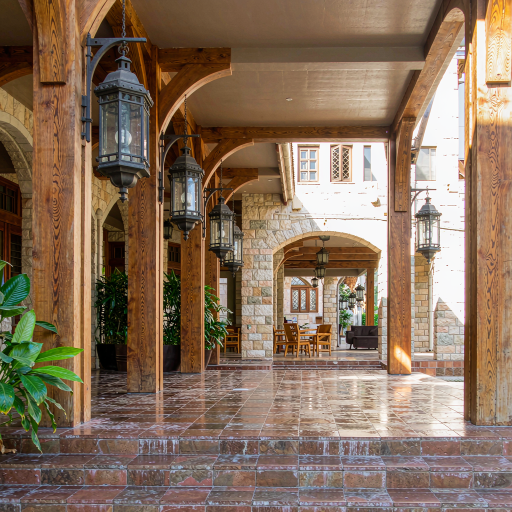
//> input picture 底层算法演示/特征检测/assets/building.png, 1024 x 1024 px (shown at 1/2 size)
$ ./feature_detection -i=../assets/building.png   (built with g++ and OpenCV 4)
//> lines starting //> are read from the running program, lines starting //| are printed output that depends on the picture
/**
 * @file    feature_detection.cpp
 * @brief   特征检测演示：多种检测器的关键点数量分布与小角度旋转下的重复率。
 * @details 流程：创建不同检测器 -> 检测关键点 -> 对比数量分布 -> 评估重复性。
 * @note    依赖：OpenCV 4.x（core / features2d / imgproc / imgcodecs / highgui）
 *          重复率的定义：把图像旋转 θ 后重新检测，把所有点映射回原坐标系，
 *          若距离原关键点 3 像素内存在对应点即视为重复。这个指标直接反映检测器的旋转不变性。
 */

#include <algorithm>
#include <cmath>
#include <cstdio>
#include <iomanip>
#include <iostream>
#include <string>
#include <vector>

#include <opencv2/opencv.hpp>
#include <opencv2/core/utils/filesystem.hpp>

namespace {

const int kPanelWidth = 480;
const int kPanelHeight = 360;
const int kTitleHeight = 30;

/** @brief 在若干候选位置中查找素材，便于从不同工作目录运行。 */
std::string locateAsset(const std::string& fileName)
{
    const std::vector<std::string> candidates = {
        "../../assets/" + fileName, "../assets/" + fileName, "assets/" + fileName};
    for (const auto& path : candidates) {
        if (cv::utils::fs::exists(path)) {
            return path;
        }
    }
    return candidates.front();
}

/** @brief 由素材路径推导输出目录：<demo>/assets/x.png -> <demo>/output。 */
std::string outputDirFor(const std::string& inputPath)
{
    std::string dir = inputPath;
    const size_t slash = dir.find_last_of("/\\");
    dir = (slash == std::string::npos) ? "." : dir.substr(0, slash);
    const size_t slash2 = dir.find_last_of("/\\");
    const std::string leaf = (slash2 == std::string::npos) ? dir : dir.substr(slash2 + 1);
    if (leaf == "assets") {
        dir = (slash2 == std::string::npos) ? "." : dir.substr(0, slash2);
    }
    return dir + "/output";
}

/** @brief 等比缩放并居中留白到固定面板。 */
cv::Mat fitPanel(const cv::Mat& image, const std::string& title)
{
    cv::Mat bgr;
    if (image.channels() == 1) {
        cv::cvtColor(image, bgr, cv::COLOR_GRAY2BGR);
    } else {
        bgr = image;
    }
    const double scale =
        std::min(kPanelWidth / static_cast<double>(bgr.cols),
                 kPanelHeight / static_cast<double>(bgr.rows));
    cv::Mat scaled;
    cv::resize(bgr, scaled, cv::Size(), scale, scale, cv::INTER_AREA);
    cv::Mat panel(kPanelHeight + kTitleHeight, kPanelWidth, CV_8UC3, cv::Scalar(255, 255, 255));
    const int x = (kPanelWidth - scaled.cols) / 2;
    const int y = kTitleHeight + (kPanelHeight - scaled.rows) / 2;
    scaled.copyTo(panel(cv::Rect(x, y, scaled.cols, scaled.rows)));
    cv::putText(panel, title, cv::Point(8, 21), cv::FONT_HERSHEY_SIMPLEX, 0.5,
                cv::Scalar(0, 0, 0), 1, cv::LINE_AA);
    return panel;
}

/** @brief 按列数拼接等尺寸面板。 */
cv::Mat montage(const std::vector<cv::Mat>& panels, int cols)
{
    const int rows = static_cast<int>((panels.size() + cols - 1) / cols);
    cv::Mat canvas(rows * panels[0].rows, cols * panels[0].cols, CV_8UC3, cv::Scalar(255, 255, 255));
    for (size_t i = 0; i < panels.size(); ++i) {
        const int r = static_cast<int>(i) / cols;
        const int c = static_cast<int>(i) % cols;
        panels[i].copyTo(canvas(cv::Rect(c * panels[i].cols, r * panels[i].rows,
                                         panels[i].cols, panels[i].rows)));
    }
    return canvas;
}

/**
 * @brief  计算旋转后的重复率。
 * @param  detector  检测器。
 * @param  gray      灰度图。
 * @param  angleDeg  旋转角度（度）。
 * @param  tolerance 判定为重复的距离阈值（像素）。
 * @param  baseCount 输出：原图关键点数。
 * @return 重复率（0~1）。
 * @note   旋转后需要把新关键点用逆变换映射回原坐标系，再和原关键点比对。
 */
double repeatability(const cv::Ptr<cv::Feature2D>& detector, const cv::Mat& gray,
                     double angleDeg, double tolerance, int& baseCount)
{
    std::vector<cv::KeyPoint> basePoints;
    detector->detect(gray, basePoints);
    baseCount = static_cast<int>(basePoints.size());

    const cv::Point2f center(gray.cols / 2.0f, gray.rows / 2.0f);
    const cv::Mat rotation = cv::getRotationMatrix2D(center, angleDeg, 1.0);
    cv::Mat rotated;
    cv::warpAffine(gray, rotated, rotation, gray.size(), cv::INTER_LINEAR,
                   cv::BORDER_REPLICATE);

    std::vector<cv::KeyPoint> rotatedPoints;
    detector->detect(rotated, rotatedPoints);
    if (basePoints.empty() || rotatedPoints.empty()) {
        return 0.0;
    }

    cv::Mat inverse;
    cv::invertAffineTransform(rotation, inverse);
    std::vector<cv::Point2f> rotatedCoordinates;
    rotatedCoordinates.reserve(rotatedPoints.size());
    for (const auto& kp : rotatedPoints) {
        rotatedCoordinates.push_back(kp.pt);
    }
    std::vector<cv::Point2f> mapped;
    cv::transform(rotatedCoordinates, mapped, inverse);

    int matched = 0;
    for (const auto& kp : basePoints) {
        for (const auto& pt : mapped) {
            if (cv::norm(kp.pt - pt) <= tolerance) {
                ++matched;
                break;
            }
        }
    }
    return static_cast<double>(matched) / static_cast<double>(basePoints.size());
}

}  // namespace

/**
 * @brief  主流程：四种检测器的数量对比与旋转重复率评估。
 * @param  argc 参数个数。
 * @param  argv 参数列表。
 * @return 0 表示成功，非 0 表示失败。
 */
int main(int argc, char** argv)
{
    const cv::String keys =
        "{help h usage ? |      | 打印帮助信息 }"
        "{i input        |      | 输入图像路径，缺省读取 assets/building.png }"
        "{o output       |      | 输出图像路径，缺省写入 <目录>/output/feature_detection.png }"
        "{n maxFeatures  | 800  | 各检测器的特征点上限 }"
        "{a angle        | 5    | 重复性评估的旋转角度(度) }"
        "{t tolerance    | 3.0  | 重复判定距离阈值(像素) }"
        "{d display      | 0    | 是否弹窗显示 (1=显示, 0=不显示) }";

    cv::CommandLineParser parser(argc, argv, keys);
    parser.about("特征检测演示: 多检测器数量分布与旋转重复率\n参数请使用 --key=value 形式");
    if (parser.has("help")) {
        parser.printMessage();
        return 0;
    }
    if (!parser.check()) {
        parser.printErrors();
        parser.printMessage();
        return -1;
    }

    std::string inputPath = parser.get<std::string>("input");
    if (inputPath.empty()) {
        inputPath = locateAsset("building.png");
    }
    const cv::Mat src = cv::imread(inputPath, cv::IMREAD_COLOR);
//> src is the input picture: 1024 rows x 1024 cols, CV_8UC3; mean B, G, R 91.9, 112.2, 135.3
    if (src.empty()) {
        std::cerr << "无法读取图像: " << inputPath << std::endl;
        return -1;
    }
    cv::Mat gray;
    cv::cvtColor(src, gray, cv::COLOR_BGR2GRAY);
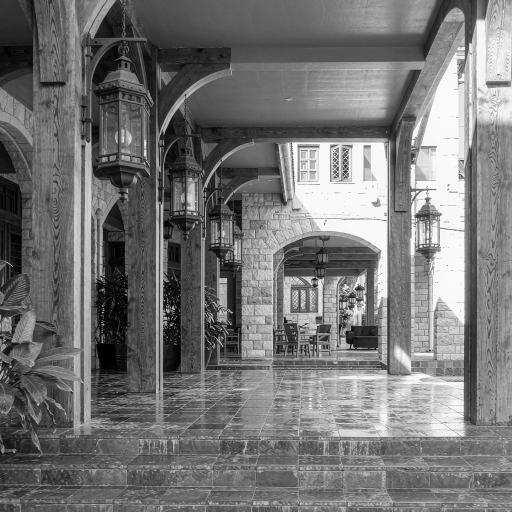
//> gray: 1024 rows x 1024 cols, CV_8UC1 (shown at 1/2 size); min 0, max 255, mean 116.8

    // 步骤 1：创建不同检测器。
    const int maxFeatures = std::max(50, parser.get<int>("maxFeatures"));
    std::vector<std::pair<std::string, cv::Ptr<cv::Feature2D>>> detectors;
    detectors.emplace_back("ORB", cv::ORB::create(maxFeatures));
    detectors.emplace_back("SIFT", cv::SIFT::create(maxFeatures));
    detectors.emplace_back("AKAZE", cv::AKAZE::create());
    detectors.emplace_back("BRISK", cv::BRISK::create());

    std::vector<cv::Mat> panels = {fitPanel(gray, "gray input")};
//> in fitPanel, `cv::putText(panel, title, cv::Point(8, 21), cv::FONT_HERSHEY_SIMPLEX, ..`:
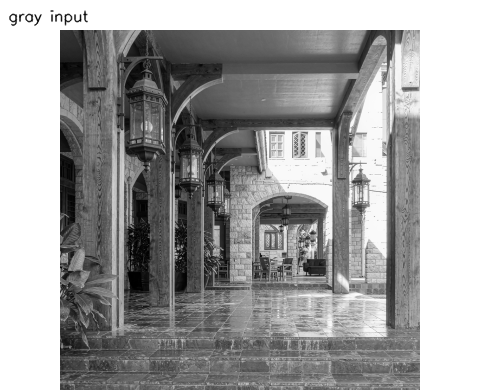
//> panel: 390 rows x 480 cols, CV_8UC3; min 0, max 255, mean 159
    cv::RNG rng(20261119);
    std::cout << "输入: " << inputPath << ", 旋转 " << parser.get<double>("angle") << " 度\n";
    std::cout << std::left << std::setw(8) << "detector" << std::setw(12) << "keypoints"
              << "repeatability\n";

    for (const auto& entry : detectors) {
        // 步骤 2：检测关键点。
        std::vector<cv::KeyPoint> keypoints;
        entry.second->detect(gray, keypoints);

        // 步骤 3~4：对比数量并评估重复性。
        int baseCount = 0;
        const double rate = repeatability(entry.second, gray, parser.get<double>("angle"),
                                          parser.get<double>("tolerance"), baseCount);
        std::cout << std::left << std::setw(8) << entry.first << std::setw(12) << keypoints.size()
                  << std::fixed << std::setprecision(2) << rate * 100.0 << "%\n";

        cv::Mat view;
        cv::drawKeypoints(src, keypoints, view,
                          cv::Scalar(rng.uniform(60, 255), rng.uniform(60, 255), rng.uniform(60, 255)),
                          cv::DrawMatchesFlags::DRAW_RICH_KEYPOINTS);
        char title[96];
        std::snprintf(title, sizeof(title), "%s: %zu pts, rep %.1f%%", entry.first.c_str(),
                      keypoints.size(), rate * 100.0);
        panels.push_back(fitPanel(view, title));
    }
//> this loop made 4 passes
//> (baseCount in repeatability, baseCount, rate, title) on passes 2 to 4: (800, 800, 0.72, "SIFT: 800 pts, rep 72.0%"), (3963, 3963, 0.937, "AKAZE: 3963 pts, rep 93.7%"), (13381, 13381, 0.82, "BRISK: 13381 pts, rep 82.0%")
//> (baseCount in repeatability, inverse in repeatability, baseCount, rate, title) on pass 1: (800, [[0.996, -0.0872, 46.57], [0.0872, 0.996, -42.68]], 800, 0.899, "ORB: 800 pts, rep 89.9%")
//| ORB     800         89.88%
//| SIFT    800         72.00%
//| AKAZE   3963        93.69%
//| BRISK   13381       82.00%
//> pass 1, in repeatability, `cv::warpAffine(gray, rotated, rotation, gray.size(), cv::INTER_LINEAR,..`:
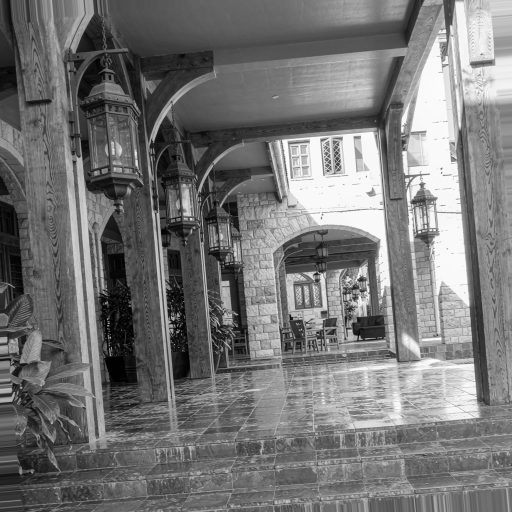
//> rotated: 1024 rows x 1024 cols, CV_8UC1 (shown at 1/2 size); min 0, max 255, mean 117.3
//> pass 1, `cv::drawKeypoints(src, keypoints, view, cv::Scalar(rng.uniform(60, 255..`:
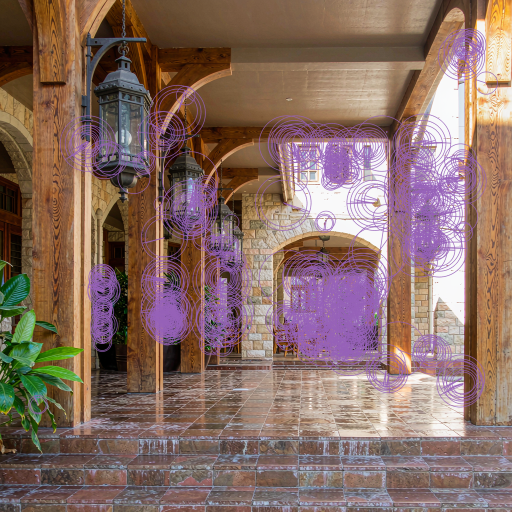
//> view: 1024 rows x 1024 cols, CV_8UC3 (shown at 1/2 size); mean B, G, R 100.8, 108.7, 135.8
//> pass 1, in fitPanel (call 2), `cv::resize(bgr, scaled, cv::Size(), scale, scale, cv::INTER_AREA);`:
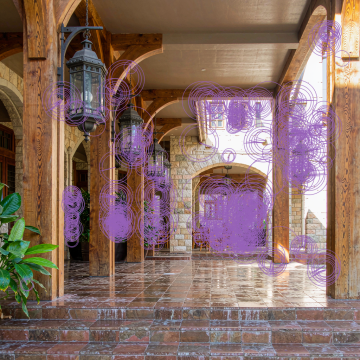
//> scaled: 360 rows x 360 cols, CV_8UC3; mean B, G, R 100.8, 108.7, 135.8
//> pass 1, in fitPanel (call 2), `cv::putText(panel, title, cv::Point(8, 21), cv::FONT_HERSHEY_SIMPLEX, ..`:
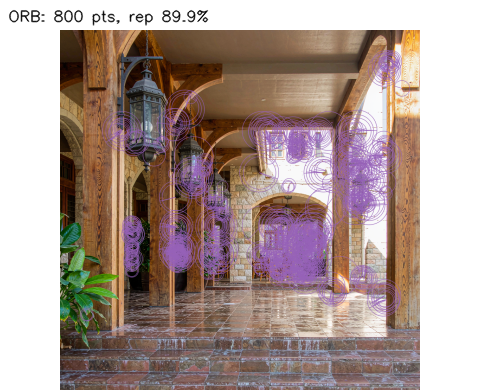
//> panel: 390 rows x 480 cols, CV_8UC3; mean B, G, R 147.4, 152.9, 171.6
    const cv::Mat result = montage(panels, 3);
//> in montage, `const int rows = static_cast<int>((panels.size() + cols - 1) / cols);`: rows = 2
//> in montage, `cv::Mat canvas(rows * panels[0].rows, cols * panels[0].cols, CV_8UC3, ..`: canvas: 780 rows x 1440 cols, CV_8UC3; every value is 255
//> the loop in montage, `for (size_t i = 0; i < panels.size(); ++i)` made 5 passes
//> after the loop in montage, `for (size_t i = 0; i < panels.size(); ++i)`:
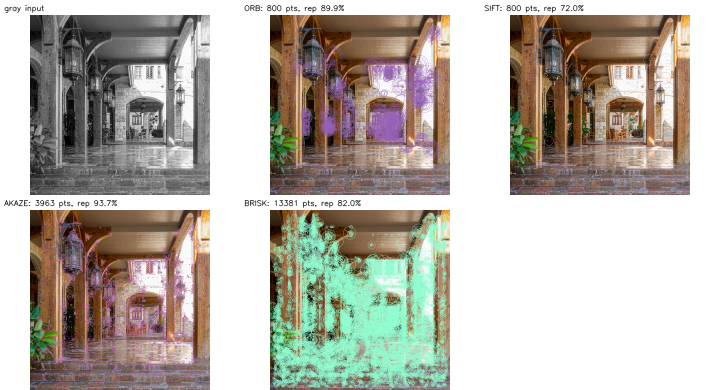
//> canvas: 780 rows x 1440 cols, CV_8UC3 (shown at 1/2 size); mean B, G, R 171, 179.6, 184.4

    std::string outputPath = parser.get<std::string>("output");
    if (outputPath.empty()) {
        const std::string outDir = outputDirFor(inputPath);
        cv::utils::fs::createDirectories(outDir);
        outputPath = outDir + "/feature_detection.png";
    }
    if (!cv::imwrite(outputPath, result)) {
        std::cerr << "无法写入输出图像: " << outputPath << std::endl;
        return -1;
    }
    std::cout << "结果已保存至 " << outputPath << std::endl;

    if (parser.get<int>("display") != 0) {
        cv::imshow("feature detection", result);
        cv::waitKey(0);
    }
    return 0;
}
